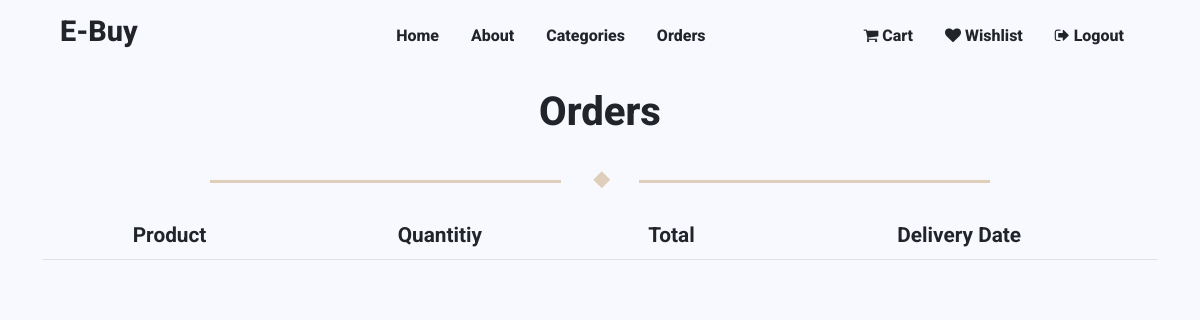
Page /products/orders/ (signed in) on the earlier database version.
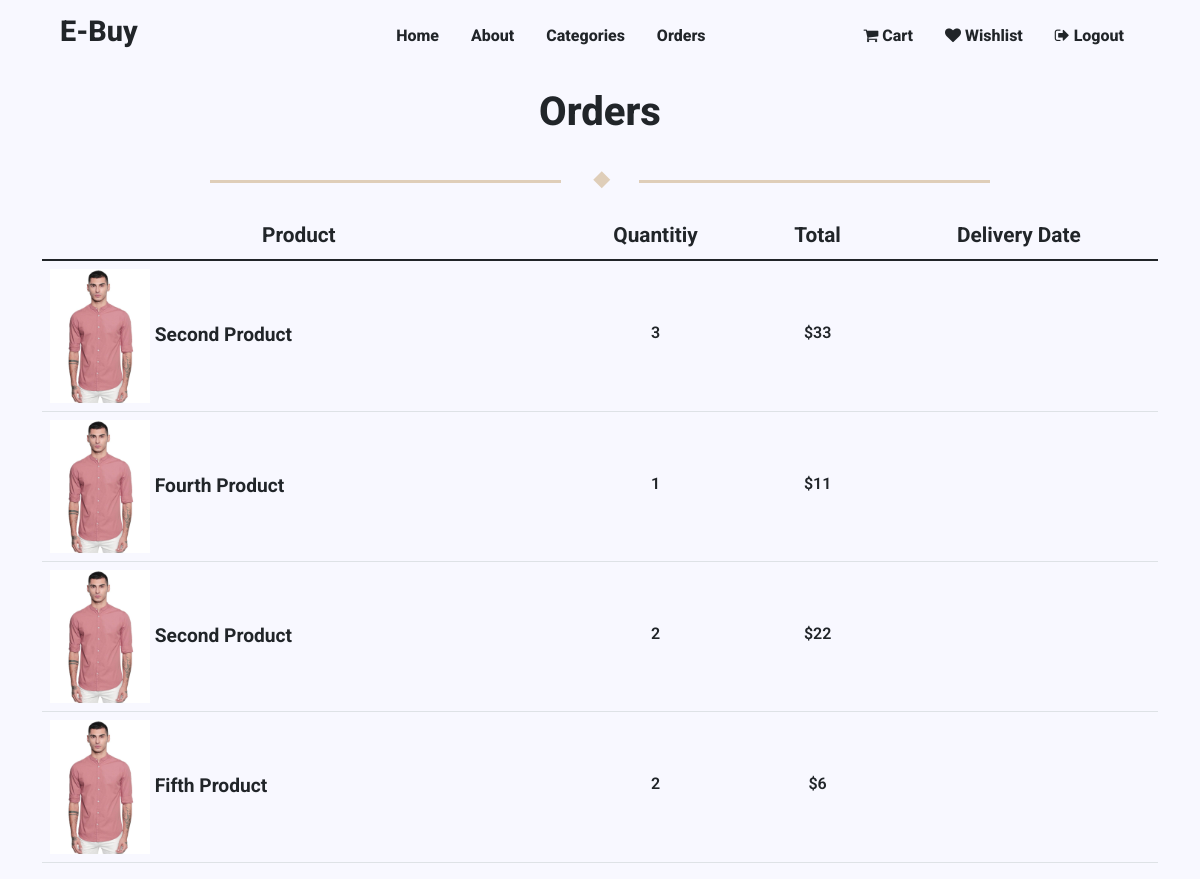
Same page on the later database version.
### product/models.py (models this page shows, shortened)
class ProductOrder(models.Model):
    user=models.ForeignKey(UserProfile,on_delete=models.CASCADE)
    product=models.ForeignKey(Product,on_delete=models.CASCADE)
    quantity=models.IntegerField(default=1)
    ordered=models.BooleanField(default=False)
    class Meta:
        verbose_name = 'Ordered Product'
        verbose_name_plural='Ordered Products'
    @property
    def total(self):
        return self.product.price * self.quantity

class Product(models.Model):
    class StatusChoices(models.TextChoices):
        AVAILABLE="SA",_("Stock Available")
        OUTOFSTOCK="NSA",_("No Stock Available")
    id = models.UUIDField(primary_key=True, default=uuid.uuid4, editable=False)
    title=models.CharField(max_length=256)
    slug=models.SlugField(blank=True,null=True)
    description=models.TextField()
    image=models.ImageField(blank=True,null=True)
    status=models.CharField(max_length=3,choices=StatusChoices.choices,default=StatusChoices.AVAILABLE)
    published_date=models.DateTimeField(auto_now_add=True)
    price=models.IntegerField(default=0)
    wishlist_users=models.ManyToManyField(UserProfile,related_name="wishlist_products",blank=True)
    category=models.ForeignKey('Category',on_delete=models.SET_NULL,null=True)
    delivery_days=models.IntegerField(default=7)

### product/views.py (the view)
# urls.py: path('products/orders/',OrderListView.as_view(),name="orders"),
class OrderListView(LoginRequiredMixin,ListView):
    model=Order
    context_object_name="product_orders"
    ordering=['-ordering_date']
    template_name="product/order_list.html"
    def get_context_data(self, **kwargs):
        data= super().get_context_data(**kwargs)
        return data
    def get_queryset(self):
        product_orders=super().get_queryset().filter(user=self.request.user,delivered=False).values('products')
        data=ProductOrder.objects.filter(id__in=product_orders)
        return data

### templates/product/order_list.html
{% extends "base.html" %}
{% load static %}
{% block head %}
<link rel="stylesheet" href={% static 'css/product/order_list.css' %}>
{% endblock %}
{% block content %}
<main class="page-content">
    <section class="page-heading">
        <h1 class="page-title">Orders</h1>
        <div class="page-title-underline"></div>
    </section>
    <section class="order_set container">
        <table class="table table-hover">
            <thead>
                <tr>
                    <th scope="col">Product</th>
                    <th scope="col">Quantitiy</th>
                    <th scope="col">Total</th>
                    <th scope="col">Delivery Date</th>
                </tr>
            </thead>
            <tbody>
                {% for product in product_orders %}
                <tr class="order-row">
                <th scope="row">
                    <img class="order-product-image" src={% static 'images/sample_product.jpg' %} alt="">
                    <a href={% url 'detail' product.product.slug %} class="order-product-title">{{product.product.title}}</a>
                    </th>
                    <td>{{product.quantity}}</td>
                    <td>${{product.total}}</td>
                    <td>{{delivery_date}}</td>
                </tr>
                {% endfor %}
            </tbody>
        </table>
    </section>
</main>
{% endblock %}F

### templates/base.html (shortened to what this page needs)
{% load static%}
<!DOCTYPE html>
<html lang="en">
<head>
    <link rel="stylesheet" href="https://cdnjs.cloudflare.com/ajax/libs/font-awesome/4.7.0/css/font-awesome.min.css">
    <link href="https://cdn.jsdelivr.net/npm/bootstrap@5.1.3/dist/css/bootstrap.min.css" rel="stylesheet"
>
    <link rel="stylesheet" href={% static 'css/base.css'%}>
    {% block head %}
    {% endblock %}
</head>
<body>
    <header>
        {% include "components/navbar.html" %}
    </header>
    {% block content %}
    {% endblock %}
</body>
</html>

### templates/components/navbar.html (shortened to what this page needs)
{% load static%}
<link rel="stylesheet" href={% static 'css/components/navbar.css' %}>
<div class="wrapper site-header__wrapper">
    <div class="site-header__start">
        <a href={% url 'home'%} class="brand">
            E-Buy
        </a>
    </div>
    <div class="site-header__middle">
        <nav class="nav">
            <ul class="nav__wrapper">
                <li class="nav__item"><a href="#">Home</a></li>
                <li class="nav__item"><a href="#">About</a></li>
                <li class="nav__item"><a href={% url 'categories' %}>Categories</a>
                <li class="nav__item"><a href={% url 'orders' %}>Orders</a></li>
            </ul>
        </nav>
    </div>
    <div class="site-header__end">
        <nav class="nav">
            <ul class="nav__wrapper">
                {% if user.is_authenticated %}
                    <li class="nav__item">
                        <a href={% url 'cart' %}>
                            <i class="fa fa-shopping-cart" aria-hidden="true"></i>
                            Cart
                    </li>
                    <li class="nav__item">
                        <a href={% url 'wishlist' %}>
                            <i class="fa fa-heart" aria-hidden="true"></i>
                            Wishlist
                    </li>
                    <li class="nav__item">
                        <a href={%url 'logout' %}>
                            <i class="fa fa-sign-out" aria-hidden="true"></i>
                            Logout
                    </li>
                {% endif %}
            </ul>
        </nav>
    </div>
</div>

### templates/components/footer.html (shortened to what this page needs)
{% load static%}

### static/css/base.css (style rules this page uses)
* { box-sizing: border-box; scroll-behavior: smooth; }
body, html { padding: 0; margin: 0; font-family: -apple-system, BlinkMacSystemFont, Segoe UI, Roboto, Oxygen, Ubuntu, Cantarell, Fira Sans, Droid Sans, Helvetica Neue, sans-serif; }
a { text-decoration: none; color: inherit; }

### static/css/product/order_list.css (style rules this page uses)
.page-title { text-align: center; font-family: "Roboto"; font-weight: 800; font-size: 2.5rem; }
.page-title-underline { position: relative; margin-bottom: 2rem; margin-top: 2rem; }
.page-title-underline:before { display: block; content: ""; width: 12px; height: 12px; background-color: #dfceb9; position: relative; transform: rotate(45deg) translateX(-50%); left: 50%; top: 10px; }
.page-title-underline:after { content: ""; position: absolute; left: 50%; transform: translateX(-50%); width: 100%; max-width: 65%; height: 3px; background: linear-gradient( to right, #dfceb9 0%, #dfceb9 45%, rgba(0, 0, 0, 0) 45%, rgba(0, 0, 0, 0) 55%, #dfceb9 55%, #dfceb9 100% ); }
.order-product-image { width: 100px; }
body { background-color: ghostwhite; }
.order-row td { text-align: center; font-family: "Roboto"; font-weight: 600; font-size: 1rem; padding-top: 60px; }
.order-row th { font-family: "Roboto"; font-size: 1.2rem; text-transform: capitalize; }
thead { text-align: center; text-transform: capitalize; font-family: "Roboto"; font-size: 1.3rem; }

### static/css/components/navbar.css (style rules this page uses)
*:before, *:after { box-sizing: border-box; }
.nav__wrapper { list-style-type: none; }
.site-header__start { width: 18%; }
.site-header__wrapper { display: flex; justify-content: space-between; align-items: center; padding-top: 1rem; padding-bottom: 1rem; }
@media (min-width: 780px) { .site-header__wrapper { padding-top: 0; padding-bottom: 0; } }
@media (min-width: 780px) { .nav__wrapper { display: flex; } }
.nav__item a { display: block; padding: 1.5rem 1rem; }
a.brand { font-size: 1.8rem; }
.site-header__wrapper { margin-left: 5%; margin-right: 5%; align-items: baseline; font-family: "Roboto", sans-serif; font-weight: 800; text-transform: capitalize; }

Differences in the rows shown:
added ProductOrder: product "Second Product", quantity "3", total "33"
added ProductOrder: product "Fourth Product", quantity "1", total "11"
added ProductOrder: product "Second Product", quantity "2", total "22"
added ProductOrder: product "Fifth Product", quantity "2", total "6"
